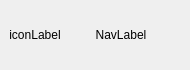
<?xml version="1.0" encoding="UTF-8"?>
<ui version="4.0">
 <class>NavItem</class>
 <widget class="QWidget" name="NavItem">
  <property name="geometry">
   <rect>
    <x>0</x>
    <y>0</y>
    <width>190</width>
    <height>70</height>
   </rect>
  </property>
  <property name="sizePolicy">
   <sizepolicy hsizetype="Fixed" vsizetype="Fixed">
    <horstretch>0</horstretch>
    <verstretch>0</verstretch>
   </sizepolicy>
  </property>
  <property name="cursor">
   <cursorShape>PointingHandCursor</cursorShape>
  </property>
  <property name="mouseTracking">
   <bool>false</bool>
  </property>
  <property name="windowTitle">
   <string>Form</string>
  </property>
  <property name="autoFillBackground">
   <bool>false</bool>
  </property>
  <property name="styleSheet">
   <string notr="true"/>
  </property>
  <layout class="QGridLayout" name="gridLayout">
   <property name="leftMargin">
    <number>9</number>
   </property>
   <property name="topMargin">
    <number>9</number>
   </property>
   <property name="rightMargin">
    <number>9</number>
   </property>
   <property name="bottomMargin">
    <number>9</number>
   </property>
   <property name="spacing">
    <number>0</number>
   </property>
   <item row="0" column="0">
    <layout class="QHBoxLayout" name="navHorizontalLayout">
     <property name="spacing">
      <number>0</number>
     </property>
     <property name="sizeConstraint">
      <enum>QLayout::SetFixedSize</enum>
     </property>
     <property name="leftMargin">
      <number>0</number>
     </property>
     <property name="rightMargin">
      <number>0</number>
     </property>
     <property name="bottomMargin">
      <number>0</number>
     </property>
     <item>
      <widget class="QLabel" name="navIcon">
       <property name="sizePolicy">
        <sizepolicy hsizetype="Fixed" vsizetype="Preferred">
         <horstretch>0</horstretch>
         <verstretch>0</verstretch>
        </sizepolicy>
       </property>
       <property name="styleSheet">
        <string notr="true"/>
       </property>
       <property name="text">
        <string>iconLabel</string>
       </property>
       <property name="scaledContents">
        <bool>false</bool>
       </property>
       <property name="alignment">
        <set>Qt::AlignCenter</set>
       </property>
      </widget>
     </item>
     <item>
      <widget class="QLabel" name="navLabel">
       <property name="sizePolicy">
        <sizepolicy hsizetype="Ignored" vsizetype="Preferred">
         <horstretch>0</horstretch>
         <verstretch>0</verstretch>
        </sizepolicy>
       </property>
       <property name="mouseTracking">
        <bool>true</bool>
       </property>
       <property name="styleSheet">
        <string notr="true"/>
       </property>
       <property name="frameShape">
        <enum>QFrame::NoFrame</enum>
       </property>
       <property name="frameShadow">
        <enum>QFrame::Raised</enum>
       </property>
       <property name="lineWidth">
        <number>1</number>
       </property>
       <property name="text">
        <string>NavLabel</string>
       </property>
       <property name="alignment">
        <set>Qt::AlignCenter</set>
       </property>
       <property name="wordWrap">
        <bool>true</bool>
       </property>
      </widget>
     </item>
    </layout>
   </item>
  </layout>
 </widget>
 <resources/>
 <connections/>
 <slots>
  <signal>onClicked()</signal>
 </slots>
</ui>
